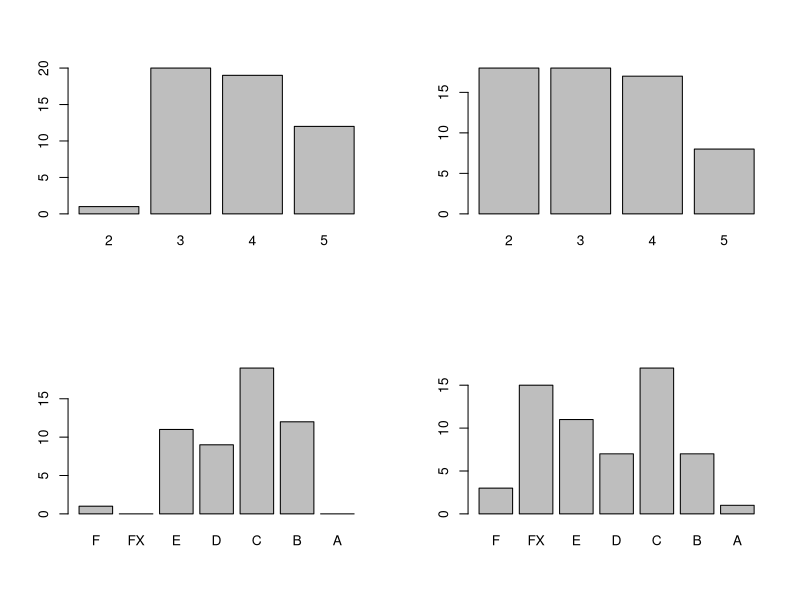
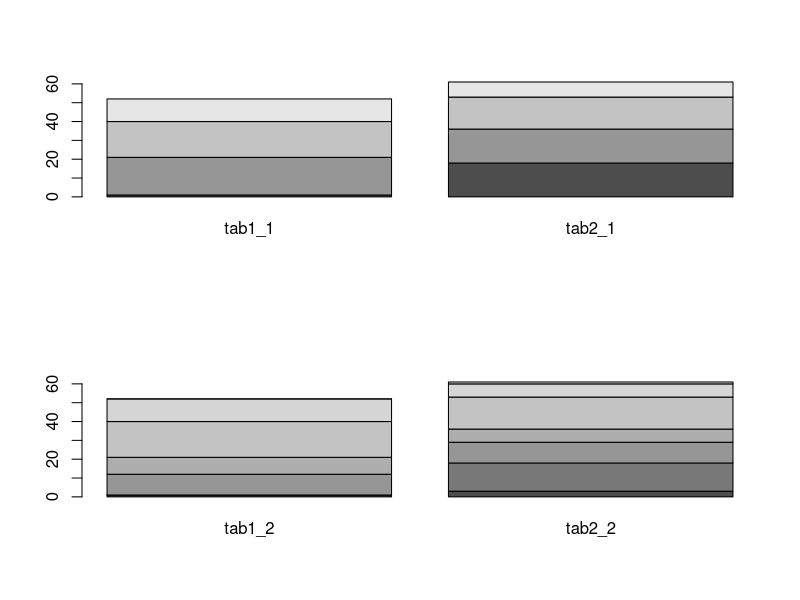
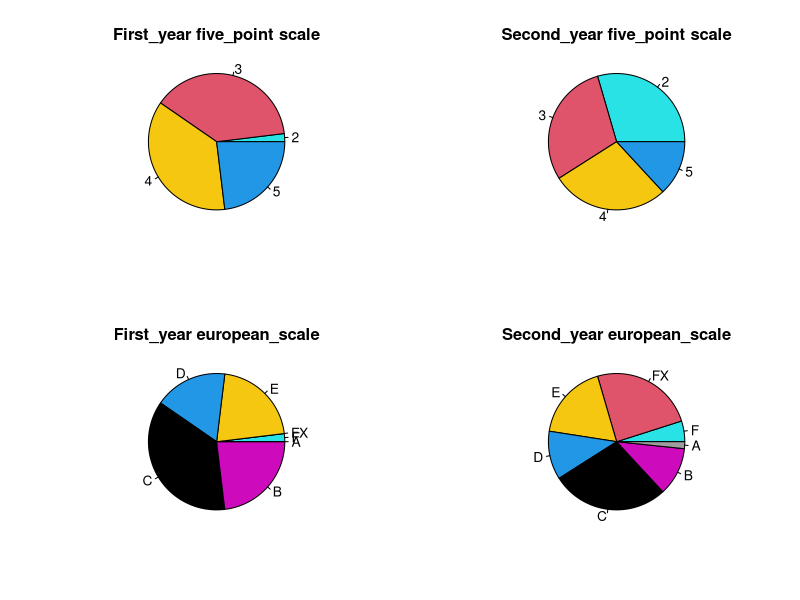

The R source for these figures, in order:
## ---- chunk 1
#Рассмотрим динамику изменения оценок по теории вероятностей и математической статистике за последние два года: оценки по стобалльной, по пятибалльной и по европейской (буквенной) системам.
## ---- chunk 2
#Имеются два массива данных: год1 и год2, длиной 52 и 61 соответственно.
## ---- chunk 3
first<-c(83,70,86,51,61,67,80,84,70,64,83,55,88,75,61,70,95,52,75,92,86,89,83,58,51,
65,87,54,90,62,67,66,83,65,70,87,69,51,51,60,52,74,80,79,85,85,92,22,92,57,84,92)

second <- c(70,31,70,46,78,69,36,33,65,70,74,51,90,26,62,70,86,86,80,33,55,31,69,31,62,
63,86,55,69,62,31,90,31,31,69,64,57,75,53,89,0,31,81,53,86,52,98,58,31,69,
69,51,75,39,0,56,51,69,46,41,65)
## ---- chunk 4
#Выделим следующие категории:
#• по пятибалльной системе: 2 — баллы от 0 до 50, 3 — от 51 до 68, 4 —
#от 69 до 85 и 5 — от 86 до 100;
#• по европейской системе: F — от 0 до 30, FX — от 31 до 50, E — от 51
#до 60, D — от 61 до 68, C — от 69 до 85 , B — от 86 до 95, A — от 96
#до 100.
## ---- chunk 5
#1

#Воспользуйтесь функцией cut() для построения первого вектора данных (разбиение1_1) по пятибалльной системе и построения второго вектора (разбиение1_2) по европейской системе с подписями категорий для массива данных год1.
## ---- chunk 6
cut1_1 <- cut(first, breaks = c(0, 50, 68, 85, 100), labels = c("2", "3", "4", "5"))
cut1_2 <- cut(first, breaks = c(0, 30, 50, 60, 68, 85, 95, 100), labels = c("F", "FX", "E",
                                                                            "D", "C", "B", "A"))
## ---- chunk 7
cut1_1
cut1_2
## ---- chunk 8
#Команда cut создает факторы, разделив область вариации числового вектора x на интервалы:
#cut(x, breaks, labels),
#где в качестве аргумента breaks может выступать либо необходимое число интервалов,
#либо вектор, содержащий список "точек разрыва", а labels определяет названия
#уровней. 

#Пример:
#cut(x, breaks=3, labels = letters[1:3])

#[1] a a b b b a b b b c c
#Levels: a b c

#cut(x,breaks=quantile(x,c(0,.25,.50,.75,1)),
#labels=c("Q1","Q2","Q3","Q4"),include.lowest=TRUE)

#[1] Q1 Q1 Q2 Q2 Q3 Q1 Q2 Q2 Q3 Q4 Q4
#Levels: Q1 Q2 Q3 Q4
## ---- chunk 9
#Во втором фрагменте  числовой вектор "разрезан" по квартильным значениям,
#а параметр include.lowest указан, чтобы избежать появления неопределенности
#“NA“ для значения х = 1.
## ---- chunk 10
#2

#Таким же образом создайте вектор данных (разбиение2_1) по пятибалльной системе и вектор данных (разбиение2_2) по европейской системе с подписями категорий для массива данных год2.
## ---- chunk 11
cut2_1 <- cut(second, breaks = c(0, 50, 68, 85, 100), labels = c("2", "3", "4", "5"),
                     include.lowest=TRUE)
cut2_2 <- cut(second, breaks = c(0, 30, 50, 60, 68, 85, 95, 100), labels = c("F", "FX", "E",
                                                                            "D", "C", "B", "A"),
                     include.lowest=TRUE)

cut2_1
cut2_2
## ---- chunk 12
#3

#Определите число элементов, попавших в построенные категории для пятибалльной системы оценок:

#А) создайте таблицу (таблица1_1) для подсчета частоты каждой категории оценок вектора разбиение1_1;  (функция table())

#В) создайте таблицу (таблица2_1) для подсчета частоты каждой категории оценок вектора  разбиение2_1.
## ---- chunk 13
tab1_1 <- table(cut1_1)
tab1_1
## ---- chunk 14
tab2_1 <- table(cut2_1)
tab2_1
## ---- chunk 15
#4. 

#Определите число элементов, попавших в построенные категории для европейской системы оценок:

#А) создайте таблицу (таблица1_2) для подсчета частоты каждой категории оценки вектора разбиение1_2;

#В) создайте таблицу (таблица2_2) для подсчета частоты каждой категории (оценки) вектора разбиение2_2.
## ---- chunk 16
tab1_2 <- table(cut1_2)
tab1_2
## ---- chunk 17
tab2_2 <- table(cut2_2)
tab2_2
## ---- chunk 18
#5

#Для каждого разбиения постройте таблицы относительных частот следующим образом:
#> table(разбиение1_1)/length(разбиение1_1)

table(cut1_1)/length(cut1_1)

table(cut2_1)/length(cut2_1)

table(cut1_2)/length(cut1_2)

table(cut2_2)/length(cut1_2)
## ---- chunk 19
#6

#Постройте мозаичные диаграммы по созданным четырем таблицам таблица1_1 —таблица2_2
#с помощью функции barplot(), т.е. когда height — числовой вектор. Разделите окно графика на 4 части (par(mfrow=c(2,2)).
#Пример:   barplot(height=таблица 1_1)

par(mfrow = c(2, 2))
barplot(height = tab1_1)
barplot(height = tab2_1)
barplot(height = tab1_2)
barplot(height = tab2_2)
## ---- chunk 20
#Функция cbind() (от сolum и bind – столбец и связывать) или rbind() (от row и bind – строка и связывать) позволяет собрать матрицу из нескольких векторов.

#Например:
# Объединим векторы при помощи функции cbind():
#cbind(a, b, d, e)

#      a   b   d    e
#[1,] 1   5   9   13
#[2,] 2   6  10  14
#[3,] 3   7  11  15
#[4,] 4   8  12  16

# Объединим те же векторы при помощи функции rbind():
#rbind(a, b, d, e)
# [,1] [,2] [,3] [,4]
#a 1     2    3    4
#b 5    6    7     8
#d 9   10  11   12
#e 13 14  15   16
## ---- chunk 21
#8

#Создайте матрицу (матрица1), объединив таблица1_1 и таблица2_1 используя функцию cbind().

m1 <- cbind(tab1_1, tab2_1); m1
## ---- chunk 22
m2 <- cbind(tab1_2, tab2_2); m2
## ---- chunk 23
#9

#Постройте мозаичные диаграммы по созданным матрицам (матрица1 и матрица2) с помощью функции barplot(), когда height — числовая матрица
#и beside = FALSE, разбив окно графика на 2 элемента (функция par()).

#Пример:   barplot(height=таблица3, beside=FALSE)

par(mfrow = c(2, 1))
barplot(height = m1, beside = FALSE )
barplot(height = m2, beside = FALSE )
## ---- chunk 24
#10.

#Постройте круговые диаграммы для таблиц таблица1_1 —таблица2_2, используя функцию pie() c аргументами: labels=c(), radius=1, col=c(), main=” ”; и разбив окно графика на 4 элемента (функция par()).

#Пример:
#pie(table1, labels=c(“2”,”3”,”4”), radius=1, col=c(5,15,26), main=” table1”)

par(mfrow = c(2, 2))
pie(tab1_1, labels=c("2","3","4", "5"), radius=1, col=c(5, 10, 15, 20, 25), main= "First_year five_point scale")
pie(tab2_1, labels=c("2","3","4", "5"), radius=1, col=c(5, 10, 15, 20, 25), main= "Second_year five_point scale")
pie(tab1_2, labels=c("F","FX","E", "D", "C", "B", "A"), radius=1, col=c(5, 10, 15, 20, 25, 30, 40), main= "First_year european_scale")
pie(tab2_2, labels=c("F","FX","E", "D", "C", "B", "A"), radius=1, col=c(5, 10, 15, 20, 25, 30, 40), main= "Second_year european_scale")
